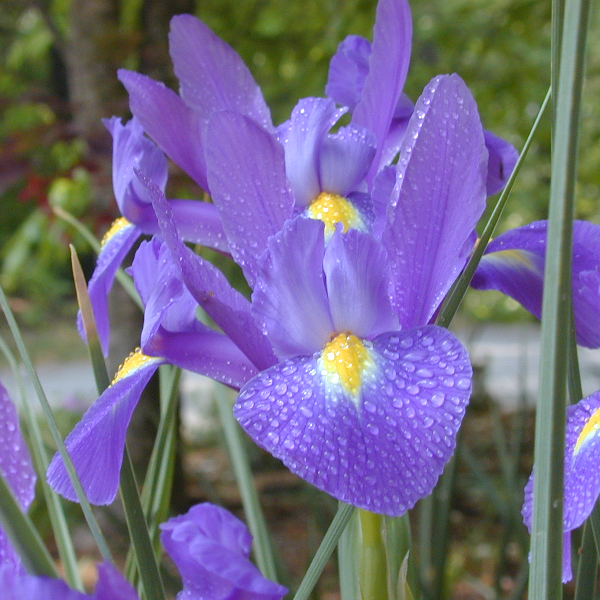
%> input picture DIPUM2E_International_Original_Book_Images/DIPUM2E_International_Original_Book_Images/DIPUM2E_International_Ed_CH06_Images/Fig0604(a).tif, 600 x 600 px
$ octave e5_1.m   (GNU Octave 9; MATLAB toolbox functions it lacks are replaced by stand-ins)
%> lines starting %> are read from the running program, lines starting %| are printed output that depends on the picture
clc,clear,close all;
f = imread('Fig0604(a).tif');
%> f is the input picture: size 600x600x3 uint8; mean R, G, B 115.1, 105.9, 137
[X1, map1] = rgb2ind(f, 8, 'nodither');
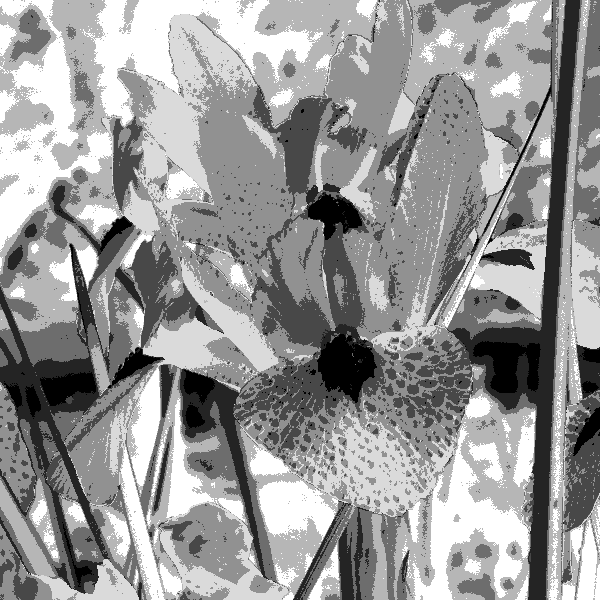
%> X1: size 600x600 uint8; min 0, max 7, mean 4.17; drawn with min black and max white
%> map1 = [0.792 0.792 0.686; 0.553 0.608 0.576; 0.627 0.561 0.949; 0.443 0.478 0.361; 0.529 0.408 0.831; 0.333 0.365 0.216; 0.443 0.298 0.702; 0.243 0.247 0.153]
figure
subplot(231),imshow(f)
subplot(232),imshow(X1, map1)
%> after `imshow(X1, map1)`:
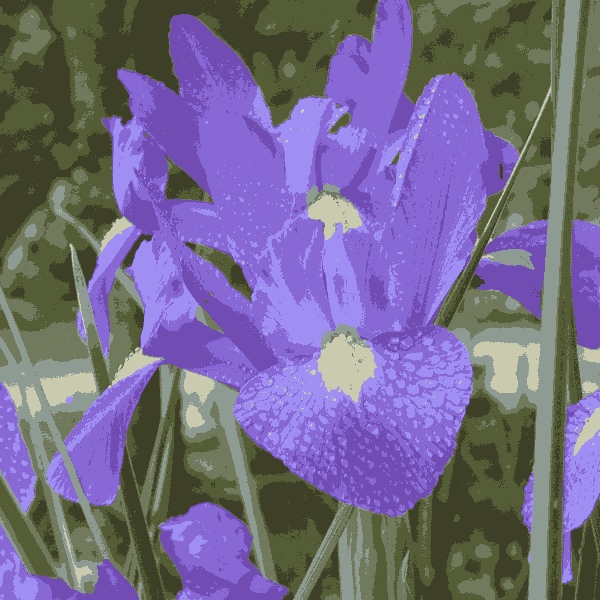
%> displayed picture: size 600x600x3, on the screen's scale of 0 to 255; mean R, G, B 115.1, 105.8, 136.9
[X2, map2] = rgb2ind(f, 8, 'dither');
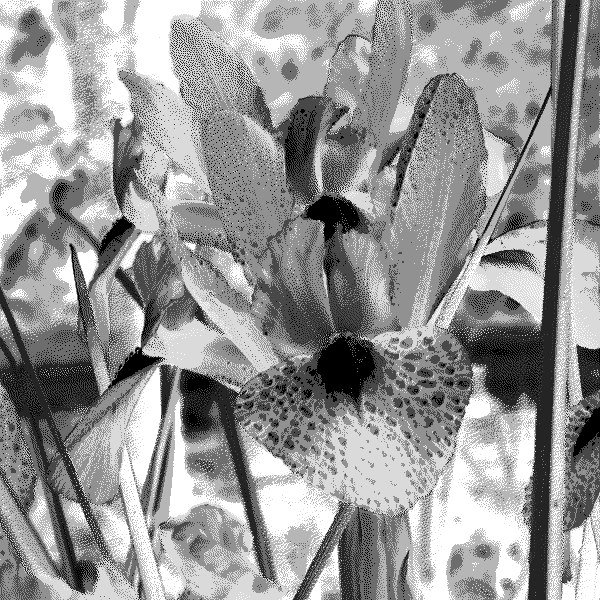
%> X2: size 600x600 uint8; min 0, max 7, mean 4.14; drawn with min black and max white
%> map2 has the same summary as map1
subplot(233),imshow(X2, map2)
%> after `imshow(X2, map2)`:
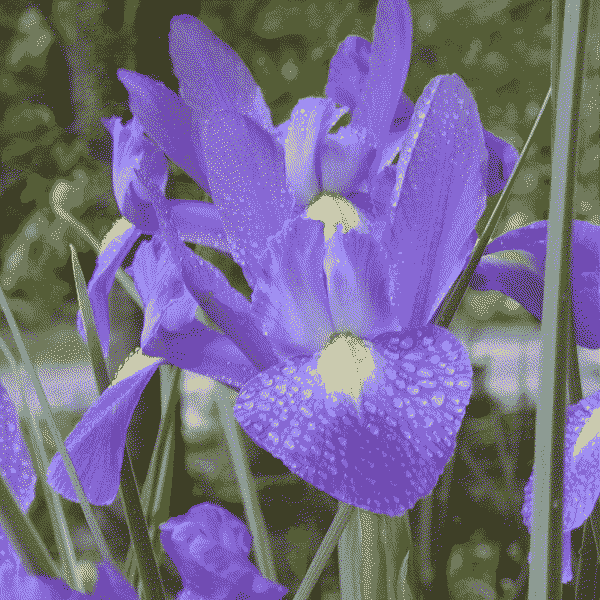
%> displayed picture: size 600x600x3, on the screen's scale of 0 to 255; mean R, G, B 116, 106.6, 137.3
g = rgb2gray(f);
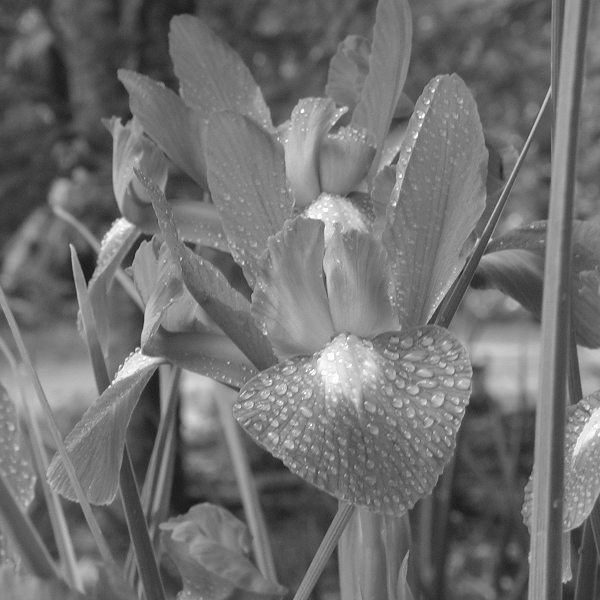
%> g: size 600x600 uint8; min 21, max 255, mean 112.2
g1 = dither(g);
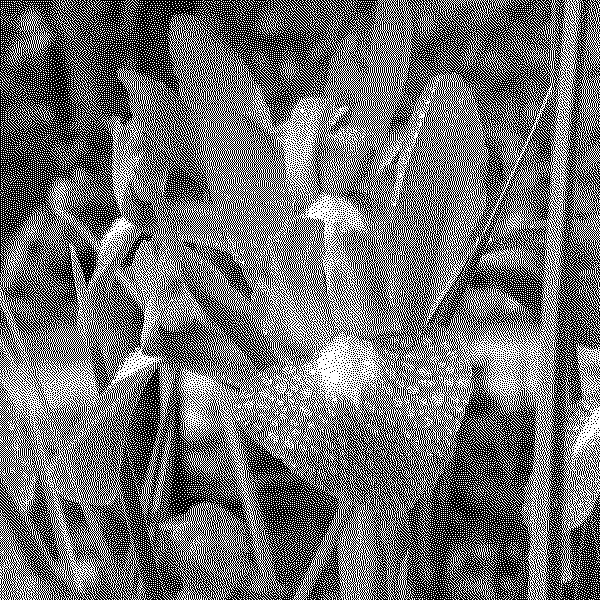
%> g1: size 600x600 logical; 44% white in thin lines or dots
subplot(234),imshow(g)
subplot(235),imshow(g1)
